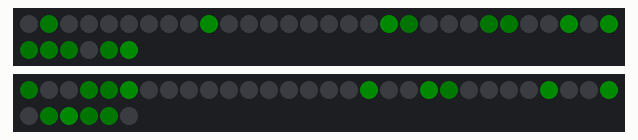
Recording of a sketch running on a simulated Arduino Uno, built with avr-gcc and run on an emulated ATmega328P. Shown: 2 × 36 RGB LEDs in strip order, left to right, continuing on the next row. Dim RGB values are drawn brighter than linear; random numbers use the default seed unless the sketch sets one.

Above: at 0.3 s.
At 5.16 s:
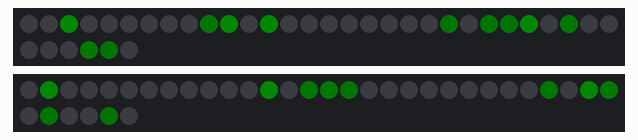
At 10.02 s:
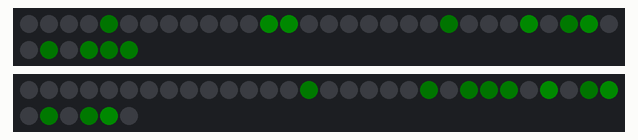
At 19.93 s:
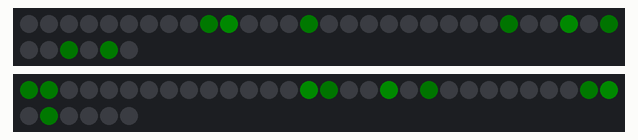
At 29.85 s:
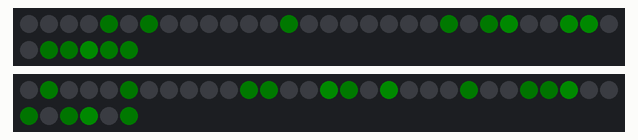
At 39.77 s:
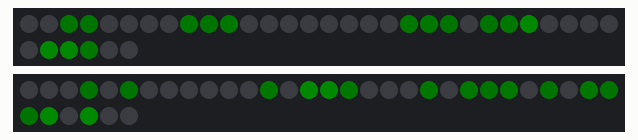

The sketch:

glasses_v2.ino
```cpp
#include "Glasses/Glasses.h"

#define BRIGHTNESS 1

Glasses glasses;

void setup() {
    // Serial.begin(9600);
    glasses.clear();
}

void drawraindrop(byte row, byte column, byte which_eye, CHSV colour, byte * bright) {
    /*
     * Light 3 LEDs on the same column, of the same colour, but each of different brightness:
     * which_eye :  1 - right
     *              2 - left
     *  anything else - both
    */
    // right eye
    if (which_eye == 1) {

        glasses.rightEye(
            row,
            column,
            colour.setHSV(colour.hue, colour.sat, bright[2])
        );
        // Light the tail
        row -= 1;
        glasses.rightEye(
            row,
            column,
            colour.setHSV(colour.hue, colour.sat, bright[1])
        );
        row -= 1;
        glasses.rightEye(
            row,
            column,
            colour.setHSV(colour.hue, colour.sat, bright[0])
        );
    }


    // Left eye
    if (which_eye == 2) {

        glasses.leftEye(
            row,
            column,
            colour.setHSV(colour.hue, colour.sat, bright[2])
        );
        // Light the tail
        row -= 1;
        glasses.leftEye(
            row,
            column,
            colour.setHSV(colour.hue, colour.sat, bright[1])
        );
        row -= 1;
        glasses.leftEye(
            row,
            column,
            colour.setHSV(colour.hue, colour.sat, bright[0])
        );
    }

}

void makeItRain(byte which_eye, CHSV colour){
    /*
     * Light 3 LEDs on the same column, of the same colour, but of different brightness:
     * which_eye :  1 - right
     *              2 - left
     *  anything else - both
    */
    int frameDelay = 150;
    byte bright[] = {1, 20, 50};

    byte num_of_drops = 6;

    byte raindropsRight[num_of_drops][2] = {// remember only the lowest point
        {}, {}, {}, {}, {}, {}
    };
    byte raindropsLeft[num_of_drops][2] = {// remember only the lowest point
        {}, {}, {}, {}, {}, {}
    };

    // generate pairs of coordinates for the right eye
    for (byte pair=0; pair<num_of_drops; pair++) {
        byte random_row;
        byte random_column;
        while (true) {
            byte * point = glasses.generatePoint();
            random_row = point[0];
            random_column = point[1];
            if (random_row >= 0) {break;}
        }
        raindropsRight[pair][0] = random_row;
        raindropsRight[pair][1] = random_column;
    }

    // generate pairs of coordinates for the left eye
    for (byte pair=0; pair<num_of_drops; pair++) {
        byte random_row;
        byte random_column;
        while (true) {
            byte * point = glasses.generatePoint();
            random_row = point[0];
            random_column = point[1];
            if (random_row >= 0) {break;}
        }
        raindropsLeft[pair][0] = random_row;
        raindropsLeft[pair][1] = random_column;
    }

    while(true) {

        delay(frameDelay);
        // glasses.clear();

        if (which_eye != 2) {// right eye
            // draw each drop
            glasses.clearRightEye();
            for (byte pair=0; pair<num_of_drops; pair++) {
                drawraindrop(raindropsRight[pair][0], raindropsRight[pair][1], 1, colour, bright);
                glasses.show();
            }
            // lower them
            for (byte pair=0; pair<num_of_drops; pair++) {
                raindropsRight[pair][0]++;
            }
            // if any of them is lowered too much then generate new coordinates
            for (byte pair=0; pair<num_of_drops; pair++) {
                if (raindropsRight[pair][0] >= 7) {
                    // the lowest point has dropped below the eye. Recreate the raindrop
                    byte random_column;
                    byte random_row;
                    while (true) {
                        byte * point = glasses.generatePoint();
                        random_row = point[0];
                        random_column = point[1];
                        if (random_row >= 0) {break;}
                    }
                    raindropsRight[pair][0] = random_row;
                    raindropsRight[pair][1] = random_column;
                }
            }
        }

        if (which_eye != 1) {// left eye
            // draw each drop
            glasses.clearLeftEye();
            for (byte pair=0; pair<num_of_drops; pair++) {
                drawraindrop(raindropsLeft[pair][0], raindropsLeft[pair][1], 2, colour, bright);
                glasses.show();
            }
            // lower them
            for (byte pair=0; pair<num_of_drops; pair++) {
                raindropsLeft[pair][0]++;
            }
            // if any of them is lowered too much then generate new coordinates
            for (byte pair=0; pair<num_of_drops; pair++) {
                if (raindropsLeft[pair][0] >= 7) {
                    // the lowest point has dropped below the eye. Recreate the raindrop
                    byte random_column;
                    byte random_row;
                    while (true) {
                        byte * point = glasses.generatePoint();
                        random_row = point[0];
                        random_column = point[1];
                        if (random_row >= 0) {break;}
                    }
                    raindropsLeft[pair][0] = random_row;
                    raindropsLeft[pair][1] = random_column;
                }
            }
        }
    }

}

void loop() {

    CHSV green = CHSV(100, 255, 100);
    makeItRain(0, green);

}
```

Source omitted: Glasses.h (17010 bytes)
